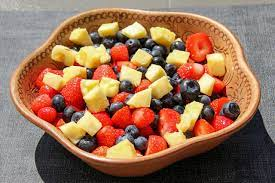
#> input picture Tugas 4/maxfilter/buah.jpeg, 275 x 183 px
$ python maxfilter.py
#> lines starting #> are read from the running program, lines starting #| are printed output that depends on the picture
import cv2
import numpy as np

# Load gambar
img = cv2.imread('buah.jpeg', 0)
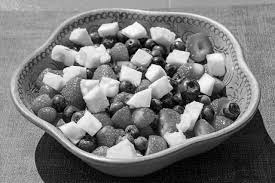
#> img: shape (183, 275); min 0, max 255, mean 120.4

# Definisikan ukuran kernel
kernel_size = 4

# Buat kernel max filter
kernel_max = np.ones((kernel_size, kernel_size), np.uint8)

# Aplikasikan max filter
img_max = cv2.dilate(img, kernel_max, iterations=1)
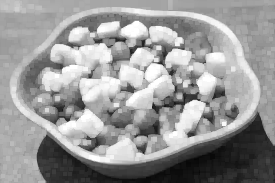
#> img_max: shape (183, 275); min 5, max 255, mean 151.8

# Tampilkan gambar asli dan hasil max filter
cv2.imshow('Gambar Asli', img)
cv2.imshow('Hasil Max Filter', img_max)
cv2.waitKey(0)
cv2.destroyAllWindows()
